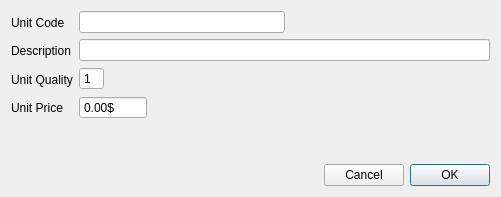
<?xml version="1.0" encoding="UTF-8"?>
<ui version="4.0">
 <class>BusinessOperationDialog</class>
 <widget class="QDialog" name="BusinessOperationDialog">
  <property name="geometry">
   <rect>
    <x>0</x>
    <y>0</y>
    <width>501</width>
    <height>197</height>
   </rect>
  </property>
  <property name="sizePolicy">
   <sizepolicy hsizetype="Preferred" vsizetype="Preferred">
    <horstretch>0</horstretch>
    <verstretch>0</verstretch>
   </sizepolicy>
  </property>
  <property name="windowTitle">
   <string>BusinessOperationDialog</string>
  </property>
  <layout class="QVBoxLayout" name="verticalLayout_3">
   <item>
    <layout class="QHBoxLayout" name="horizontalLayout_4">
     <item>
      <layout class="QVBoxLayout" name="verticalLayout">
       <item>
        <widget class="QLabel" name="label_2">
         <property name="text">
          <string>Unit Code</string>
         </property>
        </widget>
       </item>
       <item>
        <widget class="QLabel" name="label">
         <property name="text">
          <string>Description</string>
         </property>
        </widget>
       </item>
       <item>
        <widget class="QLabel" name="label_3">
         <property name="text">
          <string>Unit Quality</string>
         </property>
        </widget>
       </item>
       <item>
        <widget class="QLabel" name="label_4">
         <property name="text">
          <string>Unit Price</string>
         </property>
        </widget>
       </item>
      </layout>
     </item>
     <item>
      <layout class="QVBoxLayout" name="verticalLayout_2">
       <item>
        <layout class="QHBoxLayout" name="horizontalLayout_3">
         <item>
          <widget class="QLineEdit" name="codeEdit"/>
         </item>
         <item>
          <spacer name="horizontalSpacer">
           <property name="orientation">
            <enum>Qt::Orientation::Horizontal</enum>
           </property>
           <property name="sizeHint" stdset="0">
            <size>
             <width>40</width>
             <height>20</height>
            </size>
           </property>
          </spacer>
         </item>
        </layout>
       </item>
       <item>
        <widget class="AutoCompleteLineEdit" name="nameEdit"/>
       </item>
       <item>
        <layout class="QHBoxLayout" name="horizontalLayout_2">
         <item>
          <widget class="QSpinBox" name="quantitySpinBox">
           <property name="buttonSymbols">
            <enum>QAbstractSpinBox::ButtonSymbols::NoButtons</enum>
           </property>
           <property name="suffix">
            <string/>
           </property>
           <property name="minimum">
            <number>1</number>
           </property>
          </widget>
         </item>
         <item>
          <spacer name="horizontalSpacer_2">
           <property name="orientation">
            <enum>Qt::Orientation::Horizontal</enum>
           </property>
           <property name="sizeHint" stdset="0">
            <size>
             <width>40</width>
             <height>20</height>
            </size>
           </property>
          </spacer>
         </item>
        </layout>
       </item>
       <item>
        <layout class="QHBoxLayout" name="horizontalLayout">
         <item>
          <widget class="QDoubleSpinBox" name="priceSpinBox">
           <property name="buttonSymbols">
            <enum>QAbstractSpinBox::ButtonSymbols::NoButtons</enum>
           </property>
           <property name="suffix">
            <string>$</string>
           </property>
           <property name="maximum">
            <double>10000.000000000000000</double>
           </property>
          </widget>
         </item>
         <item>
          <spacer name="horizontalSpacer_3">
           <property name="orientation">
            <enum>Qt::Orientation::Horizontal</enum>
           </property>
           <property name="sizeHint" stdset="0">
            <size>
             <width>40</width>
             <height>20</height>
            </size>
           </property>
          </spacer>
         </item>
        </layout>
       </item>
      </layout>
     </item>
    </layout>
   </item>
   <item>
    <spacer name="verticalSpacer">
     <property name="orientation">
      <enum>Qt::Orientation::Vertical</enum>
     </property>
     <property name="sizeHint" stdset="0">
      <size>
       <width>20</width>
       <height>40</height>
      </size>
     </property>
    </spacer>
   </item>
   <item>
    <layout class="QHBoxLayout" name="horizontalLayout_5">
     <item>
      <spacer name="horizontalSpacer_4">
       <property name="orientation">
        <enum>Qt::Orientation::Horizontal</enum>
       </property>
       <property name="sizeHint" stdset="0">
        <size>
         <width>40</width>
         <height>20</height>
        </size>
       </property>
      </spacer>
     </item>
     <item>
      <widget class="QPushButton" name="cancelButton">
       <property name="text">
        <string>Cancel</string>
       </property>
       <property name="autoDefault">
        <bool>false</bool>
       </property>
      </widget>
     </item>
     <item>
      <widget class="QPushButton" name="okButton">
       <property name="text">
        <string>OK</string>
       </property>
      </widget>
     </item>
    </layout>
   </item>
  </layout>
 </widget>
 <layoutdefault spacing="6" margin="11"/>
 <customwidgets>
  <customwidget>
   <class>AutoCompleteLineEdit</class>
   <extends>QLineEdit</extends>
   <header>View/uiComponents/AutoCompleteLineEdit.h</header>
  </customwidget>
 </customwidgets>
 <resources/>
 <connections/>
</ui>
